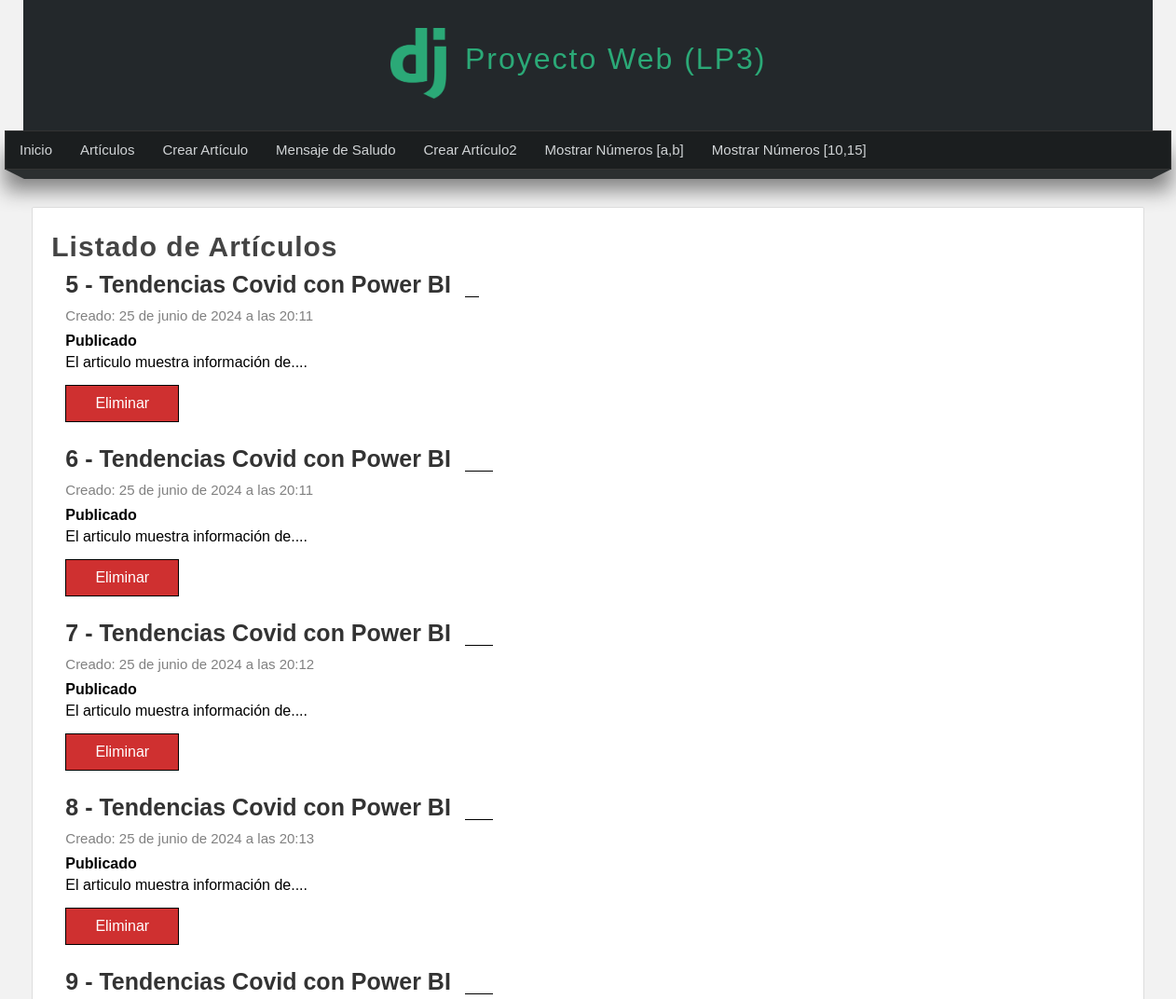
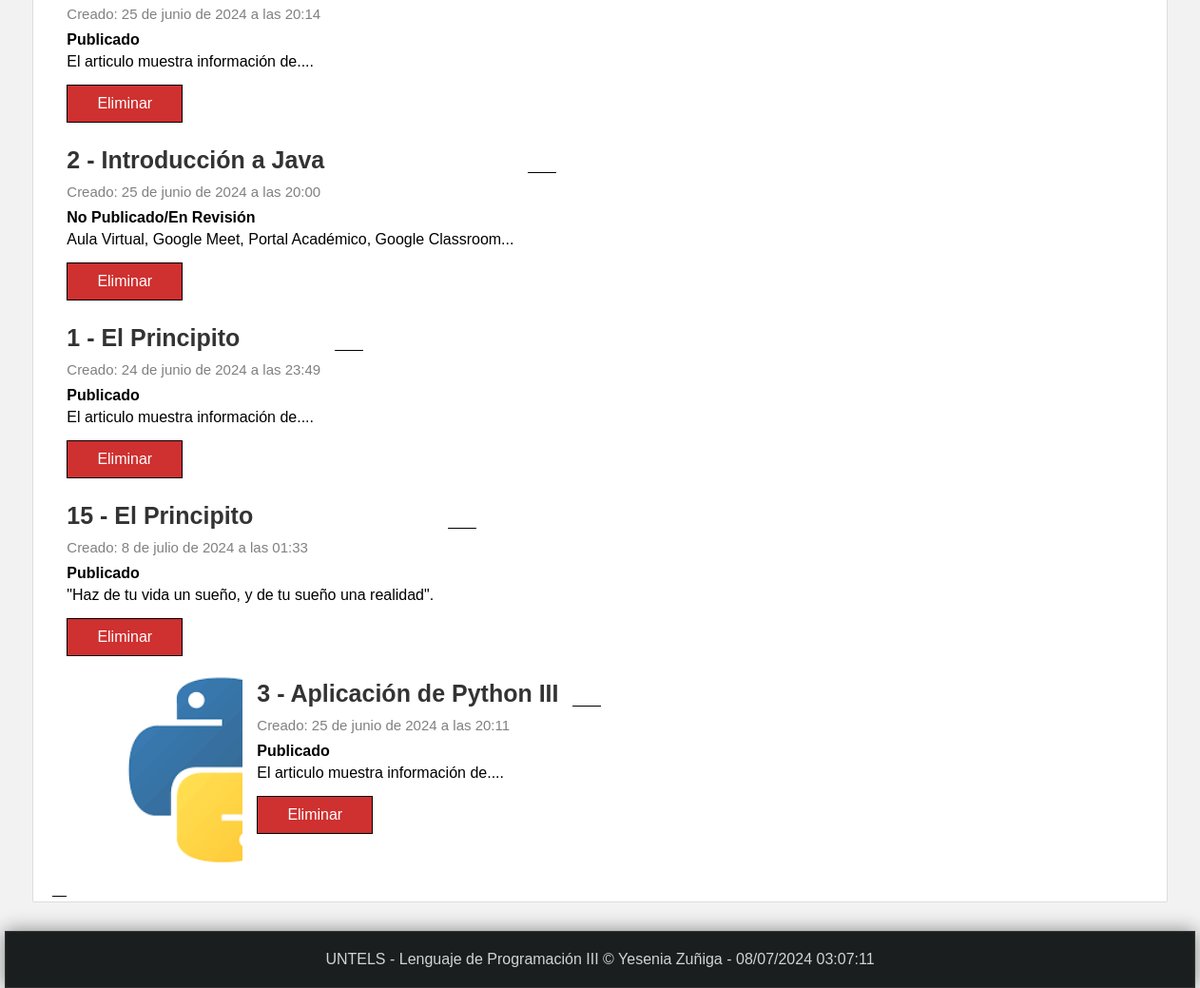
The page /listar-articulos/ on the database its author committed (2 pictures, top to bottom).
### miapp/models.py (models this page shows, shortened)
class Articulo(models.Model):
    titulo = models.CharField(max_length=150, verbose_name="Título")
    contenido = models.TextField(verbose_name="Contenido")
    imagen = models.ImageField(default='null', verbose_name="Miniatura", upload_to="articulos")
    publicado = models.BooleanField(verbose_name="¿Publicado?")
    creado = models.DateTimeField(auto_now_add=True, verbose_name="Creado")
    actualizado = models.DateTimeField(auto_now=True, verbose_name="Editado")
    class Meta:
            verbose_name = "Artículo"
            verbose_name_plural = "Artículos"
            ordering = ['-titulo', 'publicado']

### miapp/views.py (the view)
# urls.py: path('listar-articulos/',views.listar_articulos,name="listar_articulos"),
def listar_articulos(request):
    articulos = Articulo.objects.all();
    """articulos = Articulo.objects.filter(
        Q(titulo__contains="Py") |
        Q(titulo__contains="Hab")
    )"""
    return render(request, 'listar_articulos.html',{
        'articulos': articulos,
        'titulo': 'Listado de Artículos'
    })

### miapp/templates/listar_articulos.html (shortened to what this page needs)
{% extends 'layout.html' %}
{% block content %}
    <h1 class="title">{{titulo}} </h1>
        {% for articulo in articulos %}
            <articulo class="articulo-item">
                {% if articulo.imagen != 'null' %}
                    <div class="image">
                        <img src="{{articulo.imagen.url}}" />
                    </div>
                {% endif %}
                <div class="data">
                    <h2>{{articulo.id}} - {{articulo.titulo}}</h2>
                    <span class="date">Creado: {{articulo.creado}}</span>
                    {% if articulo.publicado %}
                        <strong> Publicado </strong>
                    {% else %}
                        <strong> No Publicado/En Revisión </strong>
                    {% endif %}
                    <p>{{articulo.contenido}}
                        <a href="{% url 'eliminar_articulo' id=articulo.id %}"  class="btn btn-delete">
                            Eliminar
                        </a>
                    </p>
                </div>
            </articulo>
        {% endfor %}
{% endblock %}

### miapp/templates/layout.html (shortened to what this page needs)
<!DOCTYPE html>
<html lang="es">
<head>
    {% load static %}
    <link rel="stylesheet" type="text/css" href="{% static 'css/style.css' %}" />
</head>
<body>
    <header>
        <div id="logotipo">
            <img src="{% static 'images/LogoDJango.png' %}" />
            <h1>Proyecto Web (LP3)</h1>
        </div>
    </header>
    <nav>
        <ul>
            <li>
                <a href="{% url 'inicio' %}"> Inicio</a>
            </li>
            <li>
                <a href="{% url 'listar_articulos' %}"> Artículos</a>
            </li>
            <li>
                <a href="{% url 'create_articulo' %}"> Crear Artículo</a>
            </li>
            <li>
                <a href="{% url 'saludo' %}"> Mensaje de Saludo</a>
            </li>
            <li>
                <a href="{% url 'create_full_articulo' %}"> Crear Artículo2</a>
            </li>
            <li>
                <a href="{% url 'rango' %}"> Mostrar Números [a,b]</a>
            </li>
            <li>
                <a href="{% url 'rango2' %}"> Mostrar Números [10,15]</a>
            </li>
        </ul>
    </nav>
    <div class="barra">
        <span class="esquina-izquierda"></span>
        <span class="relleno-barra"></span>
        <span class="esquina-derecha"></span>
    </div>
    <div id="content">
        <div class="box">
            {% block content %}{% endblock %}
        </div>
    </div>
    <footer>
        UNTELS - Lenguaje de Programación III &copy; Yesenia Zuñiga - {% now "d/m/Y h:m:s" %}
    </footer>
</body>
</html>

### miapp/static/css/style.css (style rules this page uses)
* { margin: 0px; padding: 0px; font-family: Arial, Helvetica, sans-serif; text-decoration: none; }
.box p, .box h2, .box h3, .box ul { margin-bottom: 5px; margin-top: 5px; }
body { background-color: #f2f2f2; }
header { width: 1212px; height: 140px; background-color: #23282B; margin: 0 auto; }
#logotipo { width: 35%; height: 130px; margin: 0 auto; padding-top: 10px; }
#logotipo img { display: block; width: 60px; float: left; margin-top: 20px; }
#logotipo h1 { display: block; float: left; margin-top: 35px; margin-left: 20px; letter-spacing: 2px; font-weight: lighter; color: #2ba977; }
nav { width: 1250px; height: 40px; margin: 0 auto; background-color: #1B1E1F; border: 1px solid #333333; box-shadow: 0px 22px 22px gray; font-size: 15px; }
nav ul { list-style: none; text-decoration: none; }
nav ul li { line-height: 40px; float: left; }
nav ul li a { display: block; padding-left: 15px; padding-right: 15px; color: #d1d4d6; }
.barra { width: 1250px; margin: 0 auto; }
.esquina-izquierda { display: block; border-left: 20px solid transparent; border-top: 10px solid #2B2F30; float: left; }
.esquina-derecha { display: block; border-right: 20px solid transparent; border-top: 10px solid #2B2F30; float: right; }
.relleno-barra { display: block; width: 1210px; height: 10px; background: #2B2F30; float: left; }
#content { width: 1212px; min-height: 930px; margin: 0 auto; margin-bottom: 30px; margin-top: 40px; }
.box { background: white; width: 95%; min-height: 930px; padding: 20px; border: 1px solid #ddd; border-radius: 2px; margin: 0 auto; }
.title { color: #444; letter-spacing: 1px; font-size: 30px; margin-bottom: 4px; margin-top: 5px; }
.articulo-item { margin-bottom: 0px; margin-top: 0px; padding: 15px; border-bottom: 1px solid black; clear: both; }
.articulo-item .image { width: 200px; height: 200px; float: left; overflow: hidden; }
.articulo-item .image img { height: 200px; }
.articulo-item .data { float: left; padding: 15px; padding-top: 0px; }
.articulo-item h2 { display: block; font-size: 25px; color: #333; margin-bottom: 10px; }
.articulo-item span.date { display: block; font-size: 15px; color: gray; margin-bottom: 10px; }
.btn { padding: 10px; background: rgb(207, 48, 48); color: white; border: 1px solid black; display: block; margin-top: 15px; width: 100px; text-align: center; }
footer { width: 1250px; background-color: #1B1E1F; border: 1px solid #333; color: #d1d4d6; text-align: center; margin: 0 auto; padding-top: 20px; padding-bottom: 20px; box-shadow: 0px 0px 20px gray; }

### rows shown on the page
Articulo: id "5", titulo "Tendencias Covid con Power BI", creado "25 de junio de 2024 a las 20:11", publicado "Publicado", contenido "El articulo muestra información de...."
Articulo: id "6", titulo "Tendencias Covid con Power BI", creado "25 de junio de 2024 a las 20:11", publicado "Publicado", contenido "El articulo muestra información de...."
Articulo: id "7", titulo "Tendencias Covid con Power BI", creado "25 de junio de 2024 a las 20:12", publicado "Publicado", contenido "El articulo muestra información de...."
Articulo: id "8", titulo "Tendencias Covid con Power BI", creado "25 de junio de 2024 a las 20:13", publicado "Publicado", contenido "El articulo muestra información de...."
Articulo: id "9", titulo "Tendencias Covid con Power BI", creado "25 de junio de 2024 a las 20:14", publicado "Publicado", contenido "El articulo muestra información de...."
Articulo: id "2", titulo "Introducción a Java", creado "25 de junio de 2024 a las 20:00", publicado "No Publicado/En Revisión", contenido "Aula Virtual, Google Meet, Portal Académico, Google Classroom..."
Articulo: id "1", titulo "El Principito", creado "24 de junio de 2024 a las 23:49", publicado "Publicado", contenido "El articulo muestra información de...."
Articulo: id "15", titulo "El Principito", creado "8 de julio de 2024 a las 01:33", publicado "Publicado", contenido "\"Haz de tu vida un sueño, y de tu sueño una realidad\"."
Articulo: imagen (picture), id "3", titulo "Aplicación de Python III", creado "25 de junio de 2024 a las 20:11", publicado "Publicado", contenido "El articulo muestra información de...."

### other values the page prints
{{ titulo }} "Listado de Artículos"
